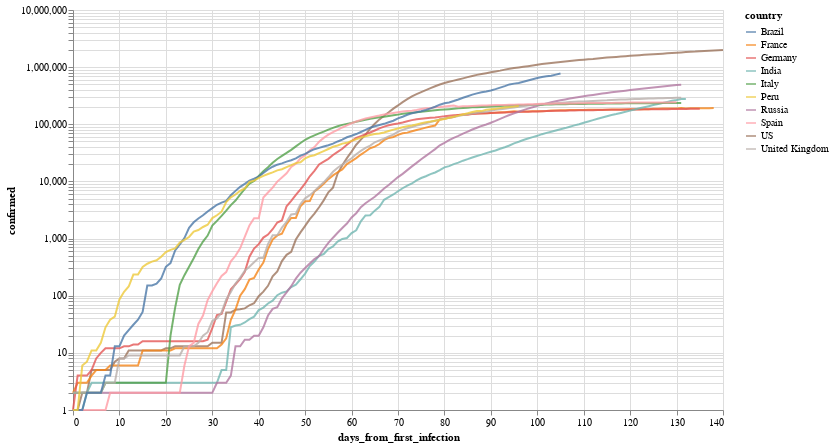

The cell this chart's notebook holds for it:
### Markdown cell above
Por ejemplo, evolución (interactiva!) de los paises con mas infectados

### Code cell
total_confirmed_by_country = global_df.groupby('country').confirmed.max().sort_values(ascending=False)
selected_countries = total_confirmed_by_country[total_confirmed_by_country > 1000].index

plot_df = global_df[
    (global_df.confirmed > 0) & 
    (global_df.country.isin(selected_countries[:10]))
].sort_values('date')

selection = alt.selection_multi(
    fields=['country'], 
    bind='legend', 
    init=[{'country': c} for c in selected_countries[:10]]
)


(
    alt.Chart(plot_df)
       .mark_line()
       .encode(
           x='days_from_first_infection', 
           y=alt.Y('confirmed', scale=alt.Scale(type='log')), 
           color='country',
           opacity=alt.condition(selection, alt.value(.8), alt.value(.05))
       ).add_selection(selection)
        .properties(width=650, height=400)
       
)

### Figure 1 — Vega-Lite specification as saved in the notebook (floating-point values rounded to 4 significant figures; data arrays with more than 128 entries replaced by an {"elided": "..."} marker saying what was removed)
{"config": {"view": {"continuousWidth": 400, "continuousHeight": 300}}, "data": {"name": "data-6ce5ce2df2bcfd8ae21893ae3f15bd0d"}, "mark": "line", "encoding": {"color": {"type": "nominal", "field": "country"}, "opacity": {"condition": {"value": 0.8, "selection": "selector001"}, "value": 0.05}, "x": {"type": "quantitative", "field": "days_from_first_infection"}, "y": {"type": "quantitative", "field": "confirmed", "scale": {"type": "log"}}}, "height": 400, "selection": {"selector001": {"type": "multi", "fields": ["country"], "bind": "legend", "init": [{"country": "US"}, {"country": "Brazil"}, {"country": "Russia"}, {"country": "United Kingdom"}, {"country": "India"}, {"country": "Spain"}, {"country": "Italy"}, {"country": "Peru"}, {"country": "France"}, {"country": "Germany"}]}}, "width": 650, "$schema": "https://vega.github.io/schema/vega-lite/v4.8.1.json", "datasets": {"data-6ce5ce2df2bcfd8ae21893ae3f15bd0d": {"elided": "1279 records"}}}
